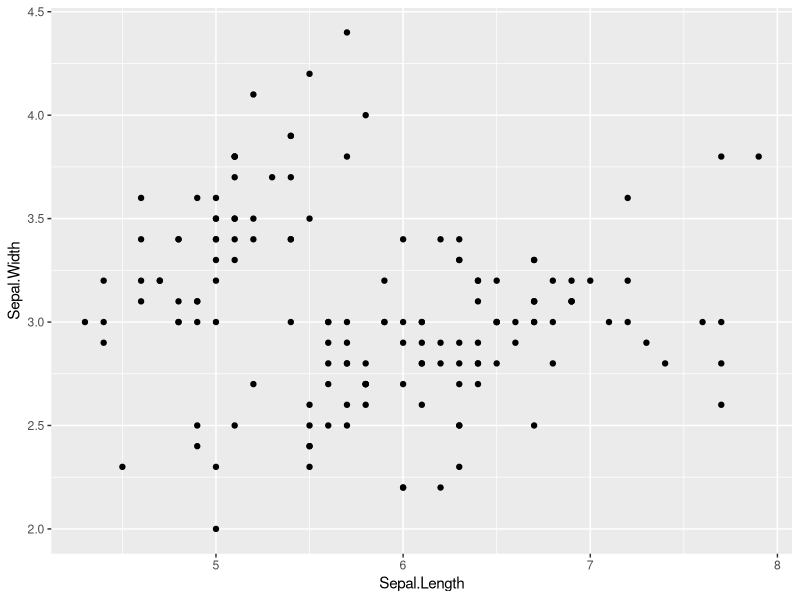
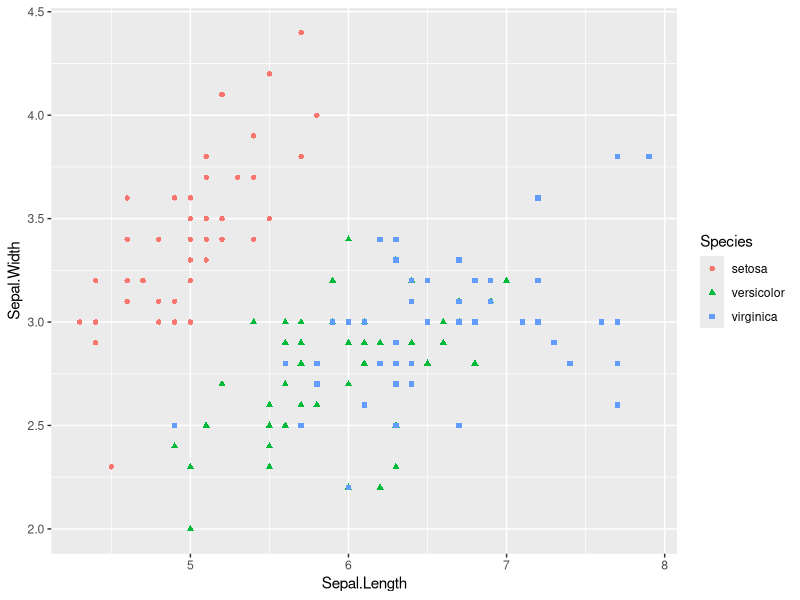
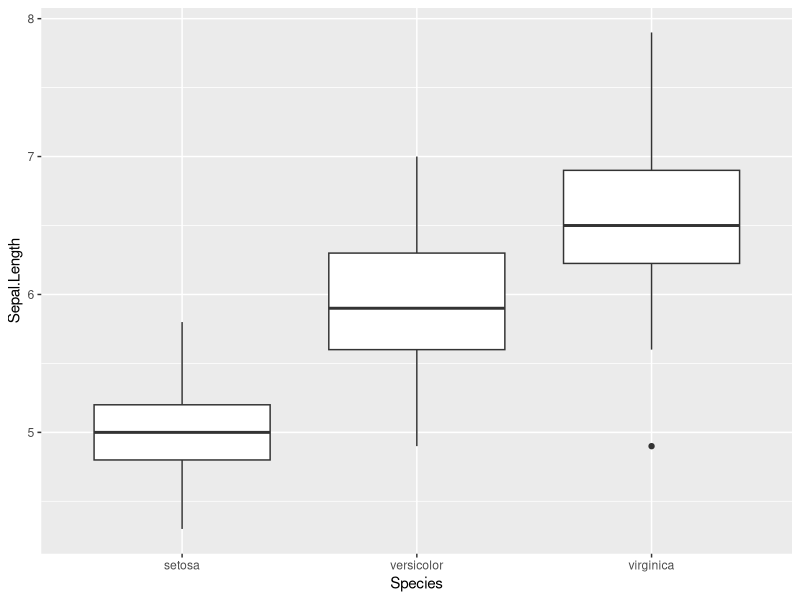
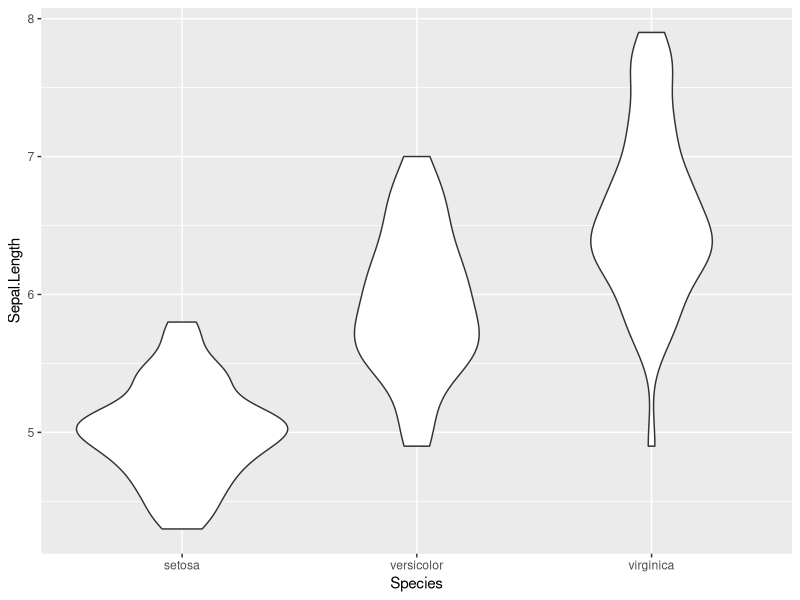
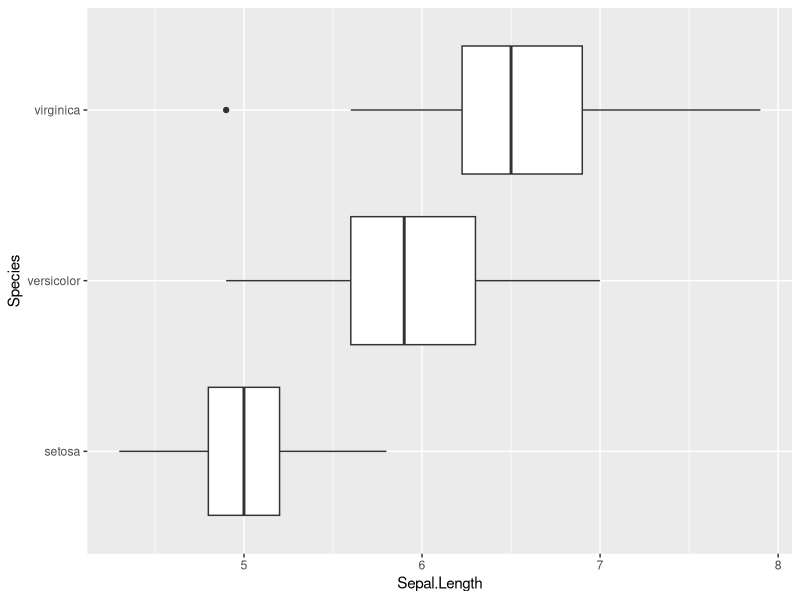
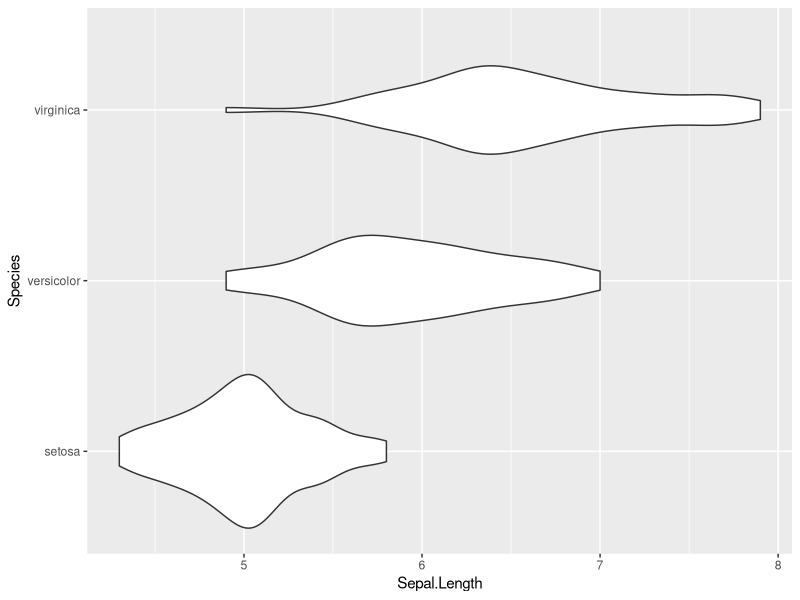
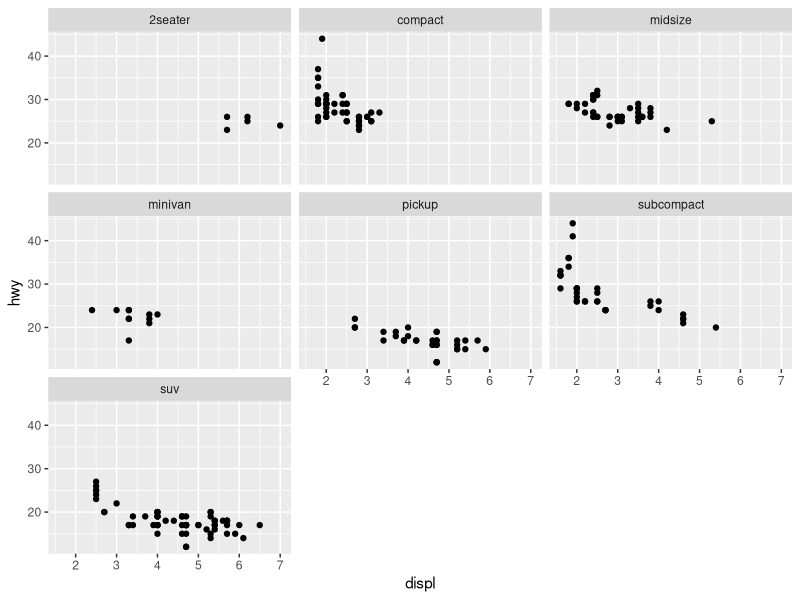

Generate these figures, in order, with R:
### Importing and testing ggplot in R

# Import ggplo2
library(ggplot2)

# Plot iris data
ggplot(data = iris, aes(x = Sepal.Length,
                        y = Sepal.Width)) +
                        geom_point()

# Plot Iris with color
ggplot(data = iris, aes(Sepal.Length,
                        Sepal.Width,
                        color = Species,
                        shape = Species)) +
                        geom_point()

# Boxplot of Iris Dataset
ggplot(data = iris,
       aes(Species,
           Sepal.Length
           )
       ) +
       geom_boxplot()

# Violinplot of Iris Dataset
ggplot(data = iris,
       aes(Species,
           Sepal.Length
          )
      ) +
      geom_violin()

# Hororizontal plot boxplot
ggplot(data = iris,
       aes(Species,
           Sepal.Length
          )
      ) +
      geom_boxplot() +
      coord_flip()

# Hororizontal plot violin
ggplot(data = iris,
       aes(Species,
           Sepal.Length
          )
      ) +
        geom_violin() +
        coord_flip()


# Plot MPG engine dislacement
ggplot(mpg,
       aes(
          displ,
          hwy
          )
      ) +
      geom_point() +
      facet_wrap(~ class)
